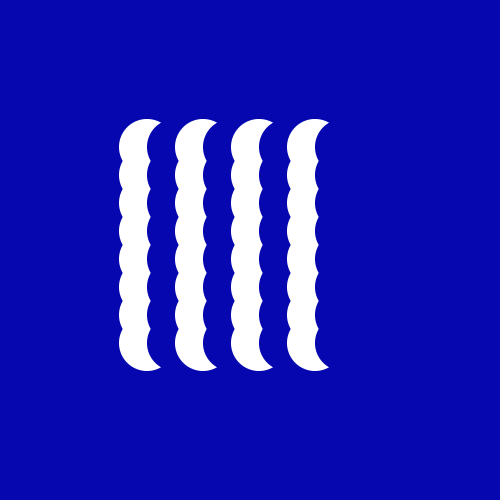
Frame 1 (no input)
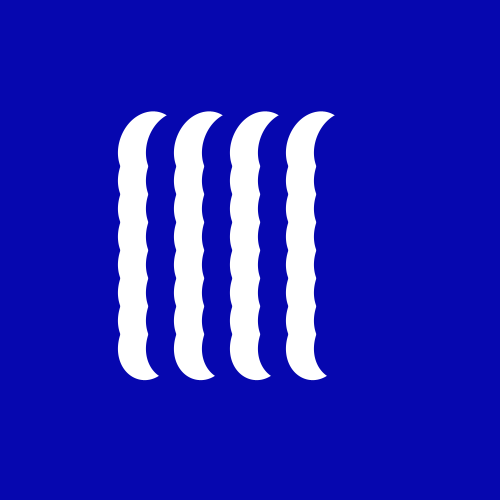
Frame 60 (the mouse pressed at the canvas centre just before this capture)
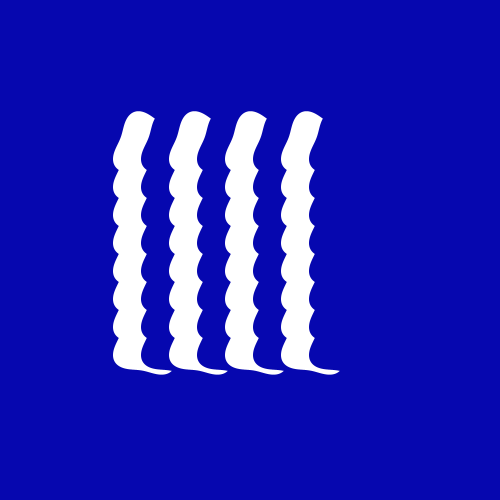
Frame 120 (the mouse held since frame 60 and released just before this capture)

The Processing sketch that drew these frames (run headless with seeded random() and noise(); from frame 60 on, the mouse is pressed at the canvas centre):

// Processing sketch: sketch_24082017
// ── sketch_24082017.pde
ArrayList<Supershape>supershape;
int count = 0;

void setup(){
  size(500,500);
  smooth();
  noStroke();
  supershape = new ArrayList<Supershape>();
  for( int x = 100; x <= width-100; x+= 40){
    count++;
    for( int y = 100; y <= height-100; y+= 40){
      supershape.add(new Supershape(x,y,count));
    }
  }
}




void draw(){
  background(6,7,175);
  scale(0.7);
  translate(width/2-140, height/2-140);
  for(Supershape s : supershape){
    s.update();
    s.display();
  }
}
// ── Supershape.pde
class Supershape{
  float n1 = 1, n2 = 4, n3 = 2, m = 0, a = 1, b = 1;
  float total = 200;
  float increment = TWO_PI / total;
  boolean grow = true;
  float x,y;
  int count;
  Supershape(float _x, float _y, int _count){
    x = _x;
    y = _y;
    count = _count;
  }
  
  float supershape(float theta){
    float part1 = (1 / a) * cos(theta * m / 4);
    part1 = abs(part1);
    part1 = pow(part1, n2);
    
    float part2 = (1 / b) * sin(theta * m / 4);
    part2 = abs(part2);
    part2 = pow(part2, n3);
    
    float part3 = pow(part1 + part2, 1/n1);
    
    if(part3 == 0){
      return 0;
    }
    
    return (1/part3);
  }
  
  void update(){
    if(grow){
      m+=0.03;
      if(m >= 5){
        grow = false;
      }
    }
    if(!grow){
      m-=0.03;
      if(m <= 0){
        grow = true;
      }
    }
  
  }
  
  void display(){
    if(count%2 == 1){
      fill(255);
    }else{
      fill(6,7,175);
    }
    beginShape();
    for(float angle = 0; angle < TWO_PI; angle+=increment){
      float r = supershape(angle);
      float x1 = x + (40 * r * cos(angle));
      float y1 = y + (40 * r * sin(angle));
      vertex(x1,y1);
    }
    endShape();
  }
}
